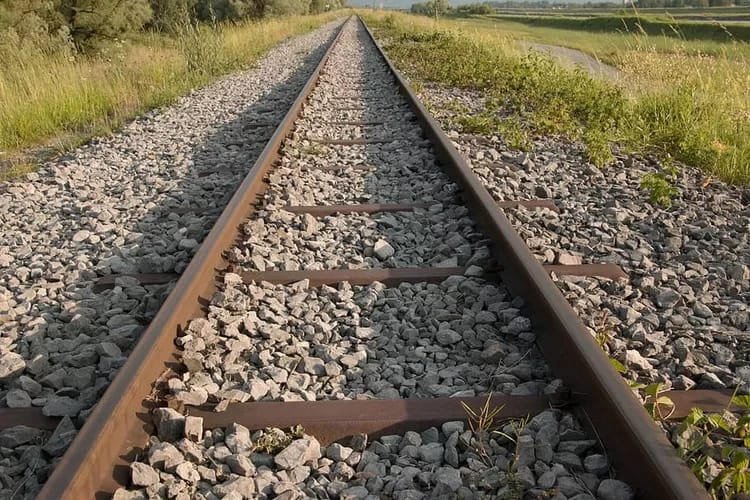
#> input picture Assignment/Objek Rel.jpg, 750 x 500 px, given in place of sample_image.jpg, which was not available
$ python Combined_Detection.py
#> lines starting #> are read from the running program, lines starting #| are printed output that depends on the picture; pictures that were not available may be replaced by others from this repository, and a replacement may not be noted
### canny_edge.py
import cv2
import os

def canny_edge_detection(image_path, output_folder="Hasil_Identifikasi", output_name=None, show_preview=False):
    """
    Mendeteksi tepi satu gambar menggunakan Canny Edge Detection
    dan menyimpannya ke folder output.

    Args:
        image_path (str): Path gambar input.
        output_folder (str): Folder untuk menyimpan hasil.
        output_name (str, optional): Nama file hasil. Jika None, gunakan 'canny_{nama_file}'.
        show_preview (bool, optional): Tampilkan preview hasil sebelum disimpan.

    Returns:
        str: Path file hasil deteksi tepi.
    """
#> called with image_path = 'Dataset/sample_image.jpg', output_folder = 'Hasil_Identifikasi', show_preview = True
    # Buat folder output jika belum ada
    if not os.path.exists(output_folder):
        os.makedirs(output_folder)

    # Baca gambar
    img = cv2.imread(image_path, cv2.IMREAD_GRAYSCALE)
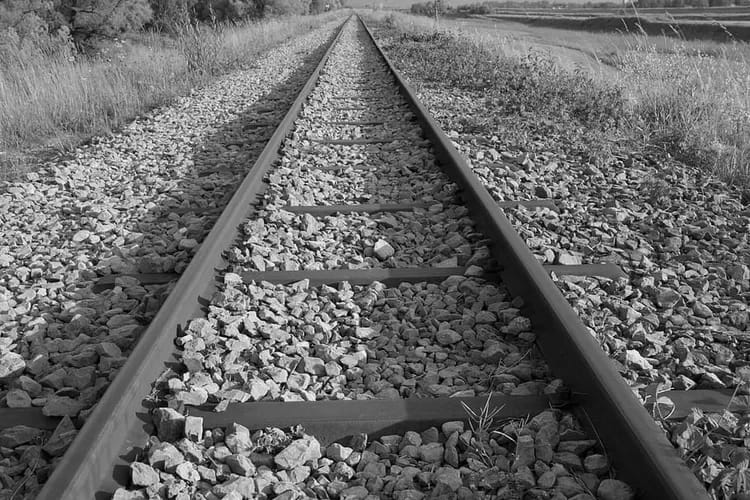
#> img: shape (500, 750); min 0, max 255, mean 104.5
    if img is None:
        raise FileNotFoundError(f"Gambar tidak ditemukan di path: {image_path}")

    # Blur dan deteksi tepi
    img_blur = cv2.GaussianBlur(img, (5, 5), 0)
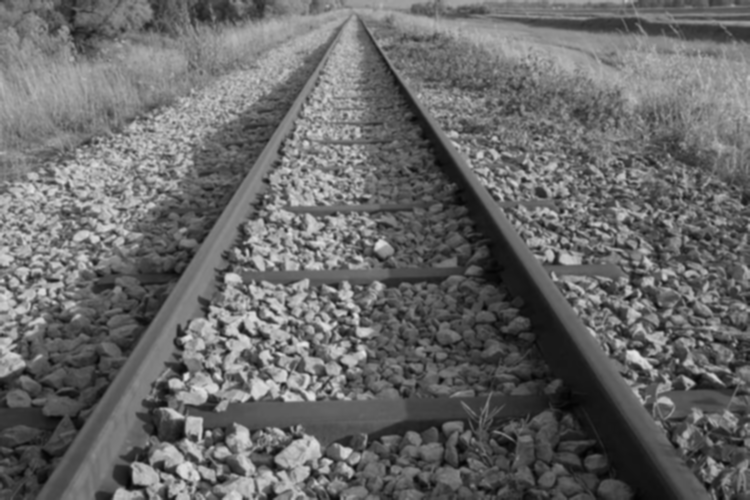
#> img_blur: shape (500, 750); min 3, max 230, mean 104.5
    edges = cv2.Canny(img_blur, 50, 150)
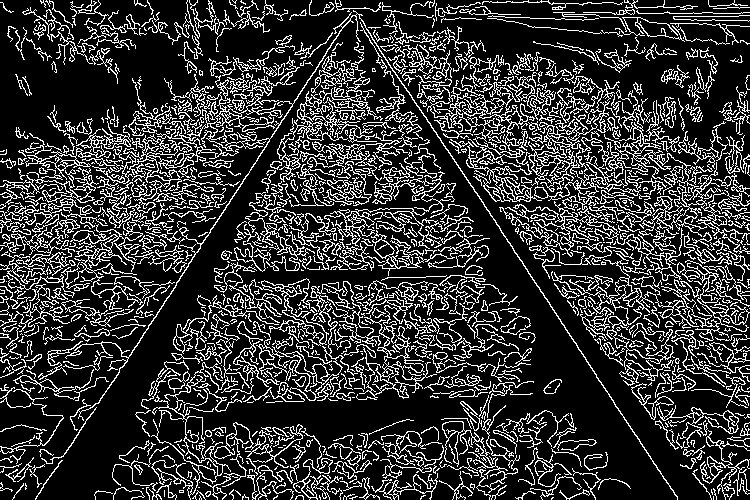
#> edges: shape (500, 750); 20.7% white in thin lines or dots

    # Tentukan nama output
    if output_name is None:
        filename = os.path.basename(image_path)
        output_name = f"canny_{filename}"
    output_path = os.path.join(output_folder, output_name)

    # Tampilkan preview jika diminta
    if show_preview:
        cv2.imshow("Canny Edge Detection", edges)
        cv2.waitKey(0)
        cv2.destroyAllWindows()

    # Simpan hasil
    cv2.imwrite(output_path, edges)
    print(f"Berhasil memproses: {image_path} -> {output_path}")

    return output_path

# Contoh penggunaan
canny_edge_detection("Dataset/sample_image.jpg", show_preview=True)

### Combined_Detection.py
from ultralytics import YOLO
import cv2
import numpy as np
from canny_edge import canny_edge_detection  # Pastikan file canny_edge.py ada di folder yang sama

# Load YOLOv8 Instance Segmentation model
#> (the run stopped early here; a loop or call above may not have finished)

$ run again, on Assignment/Hasil Run/1000195092_0011-0_jpeg.rf.1eae7f637435330f6d28c42aa8052bbf.jpg
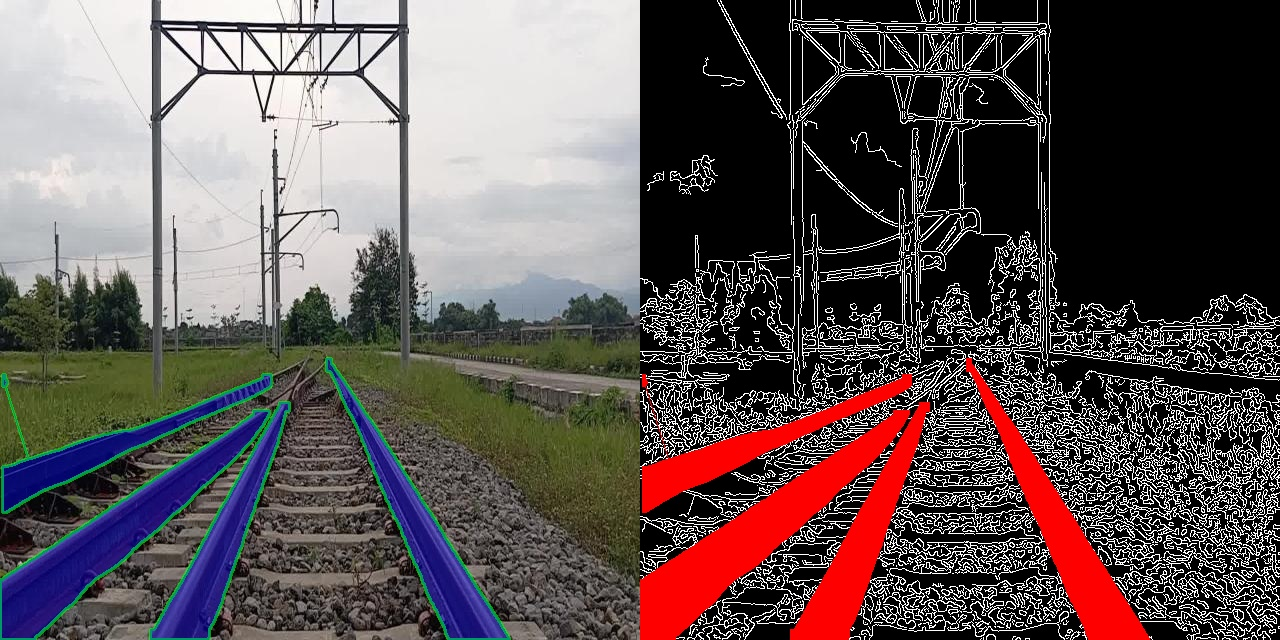
#> input picture Assignment/Hasil Run/1000195092_0011-0_jpeg.rf.1eae7f637435330f6d28c42aa8052bbf.jpg, 1280 x 640 px, given in place of sample_image.jpg, which was not available
#> in canny_edge_detection, `img_blur = cv2.GaussianBlur(img, (5, 5), 0)`:
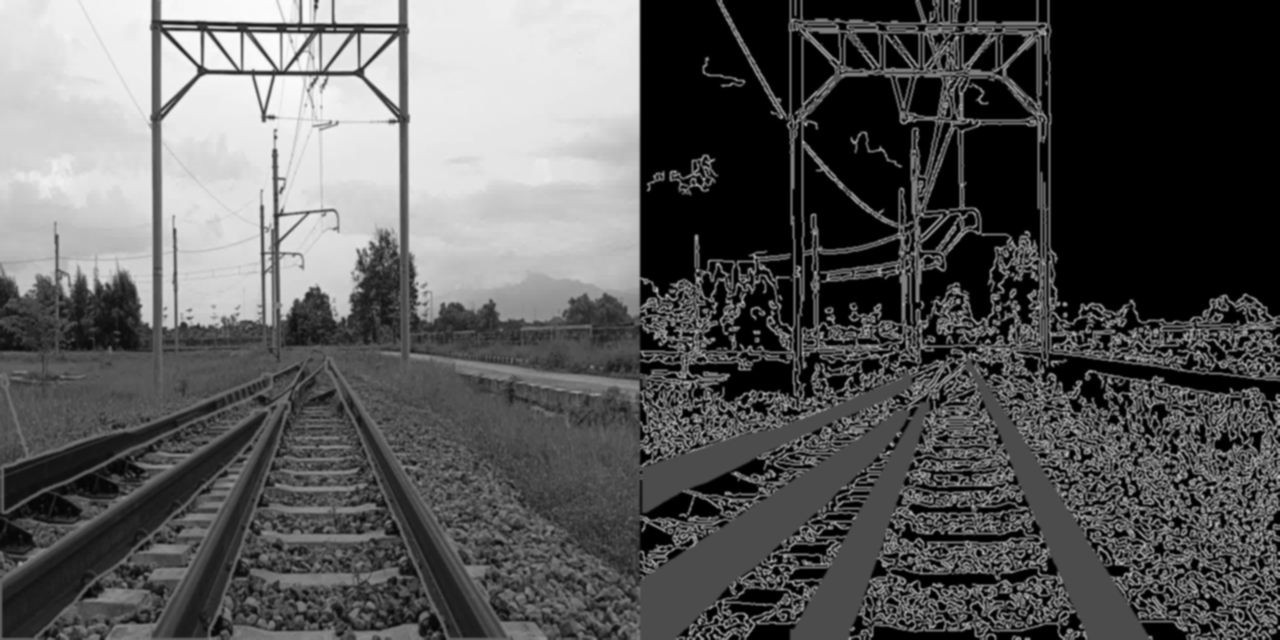
#> img_blur: shape (640, 1280); min 0, max 252, mean 88.5
#> in canny_edge_detection, `edges = cv2.Canny(img_blur, 50, 150)`:
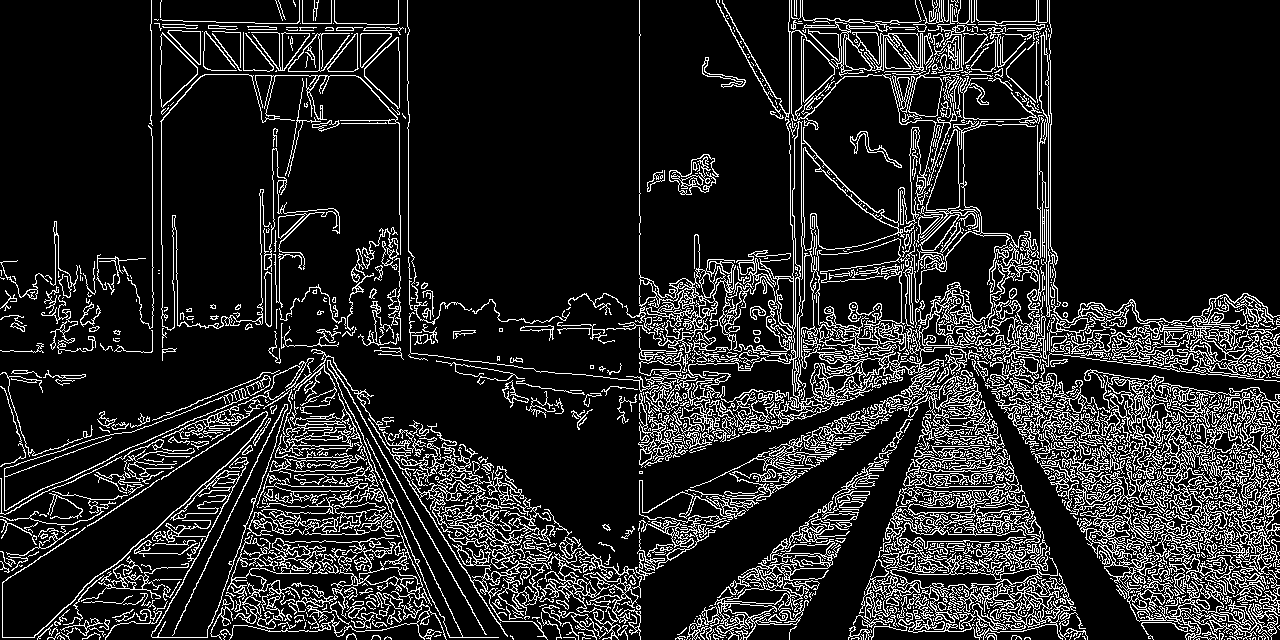
#> edges: shape (640, 1280); 14.3% white in thin lines or dots
